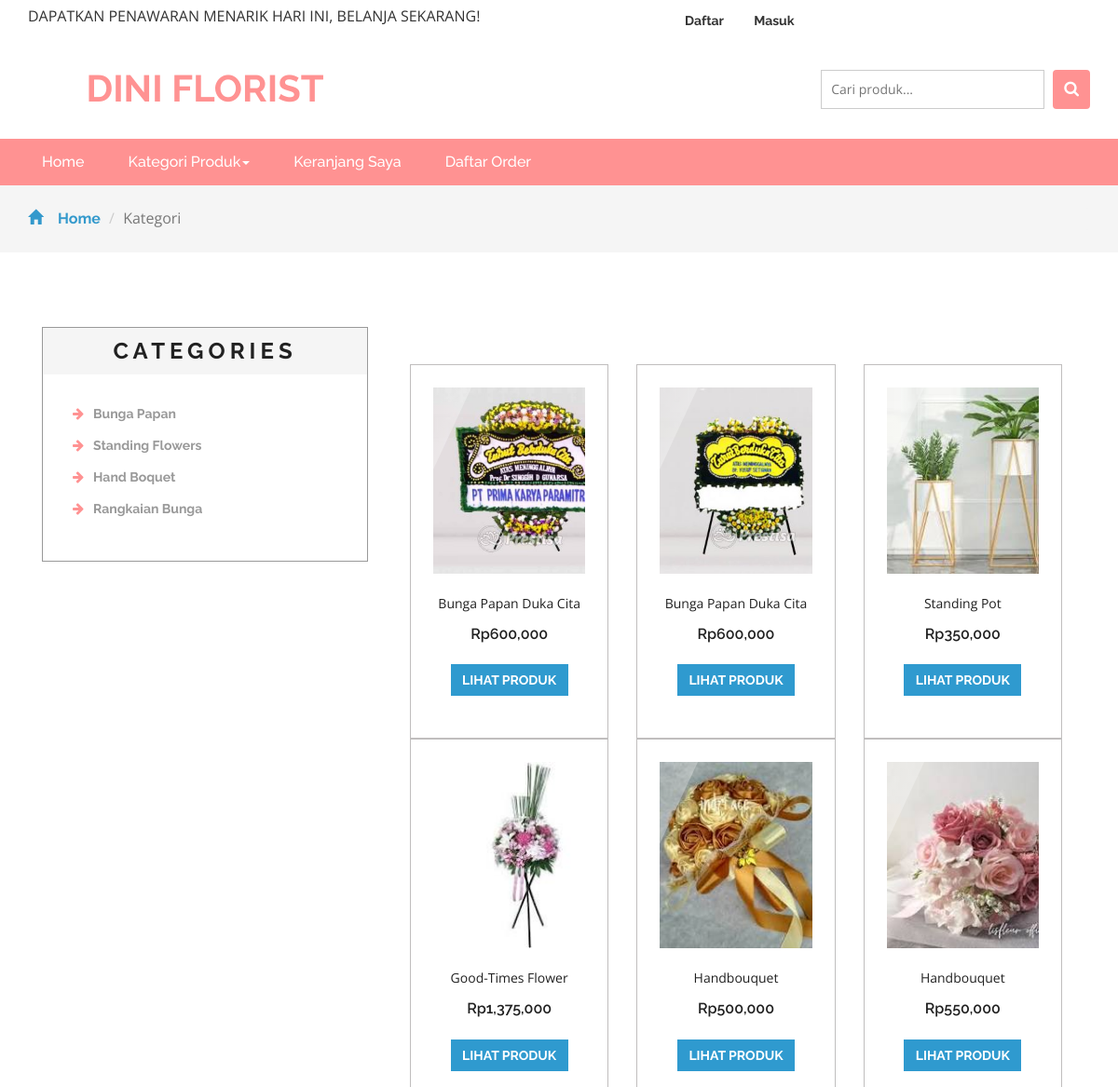
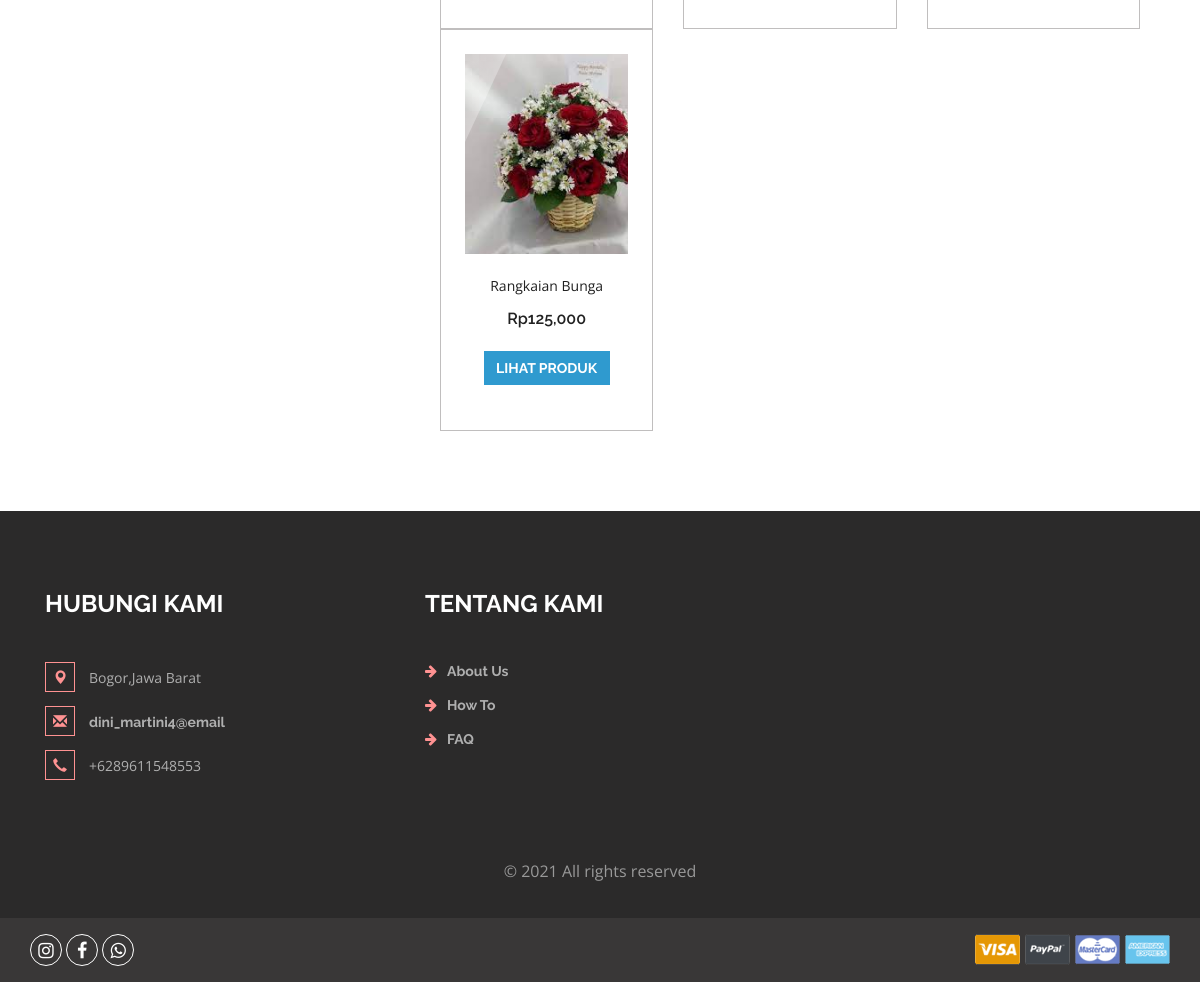
Screenshot of /search.php with the database file from the repository (2 pictures, top to bottom).
### tables this page shows
CREATE TABLE `kategori` (
  `idkategori` int(11) NOT NULL,
  `namakategori` varchar(20) NOT NULL,
  `tgldibuat` timestamp NOT NULL DEFAULT current_timestamp()
);

CREATE TABLE `produk` (
  `idproduk` int(11) NOT NULL,
  `idkategori` int(11) NOT NULL,
  `namaproduk` varchar(30) NOT NULL,
  `gambar` varchar(100) NOT NULL,
  `deskripsi` varchar(200) NOT NULL,
  `rate` int(11) NOT NULL,
  `harga` int(11) NOT NULL,
  `tgldibuat` timestamp NOT NULL DEFAULT current_timestamp()
);

### search.php (the view, shortened to what this page needs)
<?php
include 'dbconnect.php';
$s = $_POST['Search'];
?>
<!DOCTYPE html>
<html>
<head>
    <link href="css/bootstrap.css" rel="stylesheet" type="text/css" media="all" />
    <link href="css/style.css" rel="stylesheet" type="text/css" media="all" />
    <link href="css/font-awesome.css" rel="stylesheet">
</head>
<body>
    <div class="agileits_header">
        <div class="container">
            <div class="w3l_offers">
                <p>
                    <marquee> DAPATKAN PENAWARAN MENARIK HARI INI, BELANJA SEKARANG! </marquee>
                </p>
            </div>
            <div class="agile-login">
                <ul>
                    <?php
				if(!isset($_SESSION['log'])){
					echo '
					<li><a href="registered.php"> Daftar</a></li>
					<li><a href="login.php">Masuk</a></li>
					';
				}
				?>
                </ul>
            </div>
            <div class="product_list_header">
                <a href="cart.php"><button class="w3view-cart" type="submit" name="submit" value=""><i
                            class="fa fa-cart-arrow-down" aria-hidden="true"></i></button>
                </a>
            </div>
            <div class="clearfix"> </div>
        </div>
    </div>
    <div class="logo_products">
        <div class="container">
            <div class="w3ls_logo_products_left">
                <h1><a href="index.php">DIni FLorist</a></h1>
            </div>
            <div class="w3l_search">
                <form action="search.php" method="post">
                    <input type="search" name="Search" placeholder="Cari produk...">
                    <button type="submit" class="btn btn-default search" aria-label="Left Align">
                        <i class="fa fa-search" aria-hidden="true"> </i>
                    </button>
                </form>
            </div>
            <div class="clearfix"> </div>
        </div>
    </div>
    <div class="navigation-agileits">
        <div class="container">
            <nav class="navbar navbar-default">
                <div class="collapse navbar-collapse" id="bs-megadropdown-tabs">
                    <ul class="nav navbar-nav">
                        <li class="active"><a href="index.php" class="act">Home</a></li>
                        <li class="dropdown">
                            <a href="#" class="dropdown-toggle" data-toggle="dropdown">Kategori Produk<b
                                    class="caret"></b></a>
                        </li>
                        <li><a href="cart.php">Keranjang Saya</a></li>
                        <li><a href="konfirmasi.php">Daftar Order</a></li>
                    </ul>
                </div>
            </nav>
        </div>
    </div>
    <div class="breadcrumbs">
        <div class="container">
            <ol class="breadcrumb breadcrumb1 animated wow slideInLeft" data-wow-delay=".5s">
                <li><a href="index.php"><span class="glyphicon glyphicon-home" aria-hidden="true"></span>Home</a></li>
                <li class="active">Kategori</li>
            </ol>
        </div>
    </div>
    <div class="products">
        <div class="container">
            <div class="col-md-4 products-left">
                <div class="categories">
                    <h2>Categories</h2>
                    <ul class="cate">
                        <?php
														$kat=mysqli_query($conn,"SELECT * from kategori order by idkategori ASC");
														while($p=mysqli_fetch_array($kat)){
															?>
                        <li><a href="kategori.php?idkategori=<?php echo $p['idkategori'] ?>"><i
                                    class="fa fa-arrow-right"
                                    aria-hidden="true"></i><?php echo $p['namakategori'] ?></a></li>
                        <?php
																	}
														?>
                    </ul>
                </div>
            </div>
            <div class="col-md-8 products-right">
                <div class="agile_top_brands_grids">
                    <?php
					$brgs=mysqli_query($conn,"SELECT * from produk where namaproduk like '%$s%' or deskripsi like '%$s%' order by idproduk ASC");
					$x = mysqli_num_rows($brgs);
					if($x>0){
					while($p=mysqli_fetch_array($brgs)){
					?>
                    <div class="col-md-4 top_brand_left">
                        <div class="hover14 column">
                            <div class="agile_top_brand_left_grid">
                                <div class="agile_top_brand_left_grid1">
                                    <figure>
                                        <div class="snipcart-item block">
                                            <div class="snipcart-thumb">
                                                <a href="product.php?idproduk=<?php echo $p['idproduk'] ?>"><img
                                                        src="<?php echo $p['gambar']?>" width="200px"
                                                        height="200px"></a>
                                                <p><?php echo $p['namaproduk'] ?></p>
                                                <h4>Rp<?php echo number_format($p['harga']) ?> </h4>
                                            </div>
                                            <div class="snipcart-details top_brand_home_details">
                                                <fieldset>
                                                    <a href="product.php?idproduk=<?php echo $p['idproduk'] ?>"><input
                                                            type="submit" class="button" value="Lihat Produk" /></a>
                                                </fieldset>
                                            </div>
                                        </div>
                                    </figure>
                                </div>
                            </div>
                        </div>
                    </div>
                    <?php
							}
					} else {
						echo "Data tidak ditemukan, coba kata kunci lainnya";
					}
						?>
                </div>
            </div>
        </div>
    </div>
    <div class="footer">
        <div class="container">
            <div class="w3_footer_grids">
                <div class="col-md-4 w3_footer_grid">
                    <h3>Hubungi Kami</h3>
                    <ul class="address">
                        <li><i class="glyphicon glyphicon-map-marker" aria-hidden="true"></i>Bogor,Jawa Barat
                        </li>
                        <li><i class="glyphicon glyphicon-envelope" aria-hidden="true"></i><a
                                href="mailto:info@email">dini_martini4@email</a></li>
                        <li><i class="glyphicon glyphicon-earphone" aria-hidden="true"></i>+6289611548553</li>
                    </ul>
                </div>
                <div class="col-md-3 w3_footer_grid">
                    <h3>Tentang Kami</h3>
                    <ul class="info">
                        <li><i class="fa fa-arrow-right" aria-hidden="true"></i><a href="about.php">About Us</a></li>
                        <li><i class="fa fa-arrow-right" aria-hidden="true"></i><a href="about.php">How To</a></li>
                        <li><i class="fa fa-arrow-right" aria-hidden="true"></i><a href="about.php">FAQ</a></li>
                    </ul>
                </div>
                <div class="clearfix"> </div>
            </div>
        </div>
        <div class="footer-copy">
            <div class="container">
                <p>© 2021 All rights reserved</p>
            </div>
        </div>
    </div>
    <div class="footer-botm">
        <div class="container">
            <div class="w3layouts-foot">
                <ul>
                    <li><a href="#" class="w3_agile_instagram"><i class="fa fa-instagram" aria-hidden="true"></i></a>
                    </li>
                    <li><a href="#" class="w3_agile_facebook"><i class="fa fa-facebook" aria-hidden="true"></i></a></li>
                    <li><a href="https://wa.me/+6289611548553" class="agile_whatsapp"><i class="fa fa-whatsapp"
                                aria-hidden="true"></i></a></li>
                </ul>
            </div>
            <div class="payment-w3ls">
                <img src="images/card.png" alt=" " class="img-responsive">
            </div>
            <div class="clearfix"> </div>
        </div>
    </div>
    <link href="css/skdslider.css" rel="stylesheet">
</body>
</html>

### rows the page displays
kategori: namakategori "Bunga Papan"
kategori: namakategori "Standing Flowers"
kategori: namakategori "Hand Boquet"
kategori: namakategori "Rangkaian Bunga"
produk: gambar (picture), namaproduk "Bunga Papan Duka Cita", harga "600,000"
produk: gambar (picture), namaproduk "Bunga Papan Duka Cita", harga "600,000"
produk: gambar (picture), namaproduk "Standing Pot", harga "350,000"
produk: shows a picture, namaproduk "Good-Times Flower", harga "1,375,000"
produk: gambar (picture), namaproduk "Handbouquet", harga "500,000"
produk: gambar (picture), namaproduk "Handbouquet", harga "550,000"
produk: gambar (picture), namaproduk "Rangkaian Bunga", harga "125,000"
